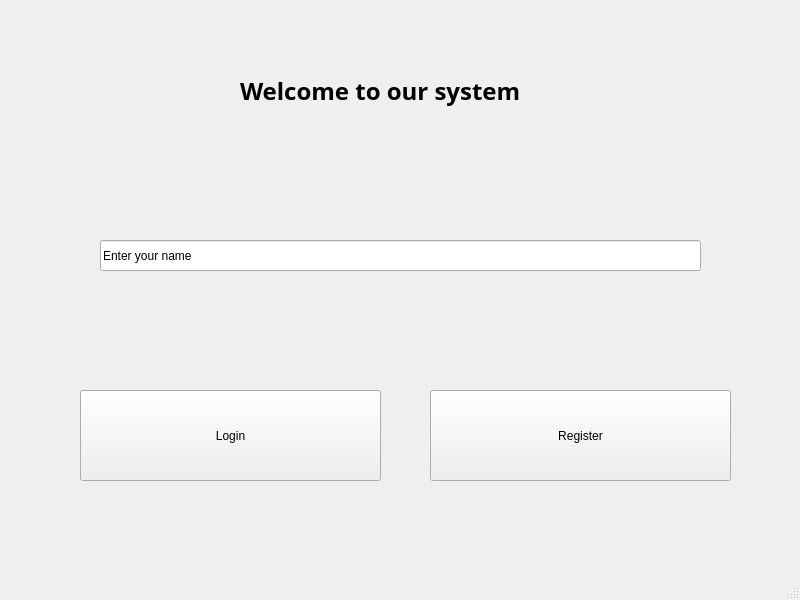
<?xml version="1.0" encoding="UTF-8"?>
<ui version="4.0">
 <class>MainWindow</class>
 <widget class="QMainWindow" name="MainWindow">
  <property name="geometry">
   <rect>
    <x>0</x>
    <y>0</y>
    <width>800</width>
    <height>600</height>
   </rect>
  </property>
  <property name="windowTitle">
   <string>Multimodal Authentication System</string>
  </property>
  <widget class="QWidget" name="centralwidget">
   <widget class="QPushButton" name="register_btn">
    <property name="geometry">
     <rect>
      <x>430</x>
      <y>390</y>
      <width>301</width>
      <height>91</height>
     </rect>
    </property>
    <property name="text">
     <string>Register</string>
    </property>
   </widget>
   <widget class="QPushButton" name="login_btn">
    <property name="geometry">
     <rect>
      <x>80</x>
      <y>390</y>
      <width>301</width>
      <height>91</height>
     </rect>
    </property>
    <property name="text">
     <string>Login</string>
    </property>
   </widget>
   <widget class="KLineEdit" name="user_name">
    <property name="geometry">
     <rect>
      <x>100</x>
      <y>240</y>
      <width>601</width>
      <height>31</height>
     </rect>
    </property>
    <property name="text">
     <string>Enter your name</string>
    </property>
   </widget>
   <widget class="QLabel" name="label">
    <property name="geometry">
     <rect>
      <x>240</x>
      <y>60</y>
      <width>371</width>
      <height>61</height>
     </rect>
    </property>
    <property name="font">
     <font>
      <family>FontAwesome</family>
      <pointsize>18</pointsize>
      <weight>75</weight>
      <bold>true</bold>
     </font>
    </property>
    <property name="autoFillBackground">
     <bool>false</bool>
    </property>
    <property name="text">
     <string>Welcome to our system</string>
    </property>
   </widget>
  </widget>
  <widget class="QMenuBar" name="menubar">
   <property name="geometry">
    <rect>
     <x>0</x>
     <y>0</y>
     <width>800</width>
     <height>24</height>
    </rect>
   </property>
  </widget>
  <widget class="QStatusBar" name="statusbar"/>
 </widget>
 <customwidgets>
  <customwidget>
   <class>KLineEdit</class>
   <extends>QLineEdit</extends>
   <header>klineedit.h</header>
  </customwidget>
 </customwidgets>
 <resources/>
 <connections/>
</ui>
